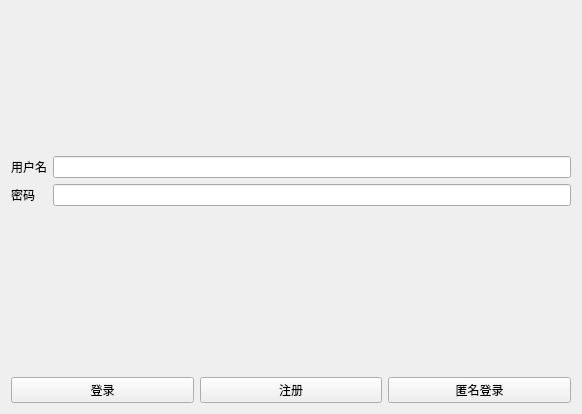
<?xml version="1.0" encoding="UTF-8"?>
<ui version="4.0">
 <class>LoginWindow</class>
 <widget class="QWidget" name="LoginWindow">
  <property name="geometry">
   <rect>
    <x>0</x>
    <y>0</y>
    <width>582</width>
    <height>414</height>
   </rect>
  </property>
  <property name="minimumSize">
   <size>
    <width>582</width>
    <height>414</height>
   </size>
  </property>
  <property name="maximumSize">
   <size>
    <width>582</width>
    <height>414</height>
   </size>
  </property>
  <property name="windowTitle">
   <string>Form</string>
  </property>
  <layout class="QGridLayout" name="gridLayout_2">
   <item row="1" column="0" colspan="3">
    <layout class="QGridLayout" name="gridLayout">
     <item row="1" column="1">
      <widget class="QLineEdit" name="password">
       <property name="echoMode">
        <enum>QLineEdit::Password</enum>
       </property>
      </widget>
     </item>
     <item row="0" column="0">
      <widget class="QLabel" name="label_2">
       <property name="font">
        <font>
         <family>思源黑体 CN Normal</family>
        </font>
       </property>
       <property name="text">
        <string>用户名</string>
       </property>
      </widget>
     </item>
     <item row="1" column="0">
      <widget class="QLabel" name="label">
       <property name="font">
        <font>
         <family>思源黑体 CN Normal</family>
        </font>
       </property>
       <property name="text">
        <string>密码</string>
       </property>
      </widget>
     </item>
     <item row="0" column="1">
      <widget class="QLineEdit" name="username"/>
     </item>
    </layout>
   </item>
   <item row="3" column="0">
    <widget class="QLabel" name="warning">
     <property name="text">
      <string/>
     </property>
    </widget>
   </item>
   <item row="4" column="2">
    <widget class="QPushButton" name="anonymous">
     <property name="text">
      <string>匿名登录</string>
     </property>
    </widget>
   </item>
   <item row="4" column="1">
    <widget class="QPushButton" name="sign_up">
     <property name="text">
      <string>注册</string>
     </property>
    </widget>
   </item>
   <item row="4" column="0">
    <widget class="QPushButton" name="sign_in">
     <property name="text">
      <string>登录</string>
     </property>
    </widget>
   </item>
   <item row="0" column="0">
    <spacer name="verticalSpacer">
     <property name="orientation">
      <enum>Qt::Vertical</enum>
     </property>
     <property name="sizeHint" stdset="0">
      <size>
       <width>20</width>
       <height>40</height>
      </size>
     </property>
    </spacer>
   </item>
   <item row="2" column="0">
    <spacer name="verticalSpacer_2">
     <property name="orientation">
      <enum>Qt::Vertical</enum>
     </property>
     <property name="sizeHint" stdset="0">
      <size>
       <width>20</width>
       <height>40</height>
      </size>
     </property>
    </spacer>
   </item>
  </layout>
 </widget>
 <resources/>
 <connections/>
</ui>
